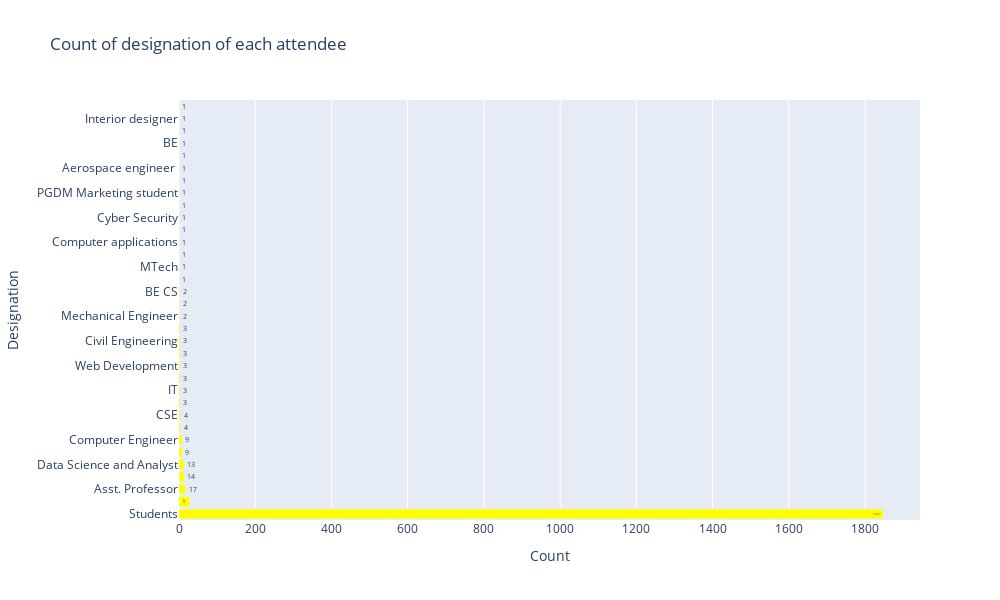

Notebook code cell kept with this figure:
### Code cell
college = cleaned_df['Designation'].value_counts().keys()
count = cleaned_df['Designation'].value_counts().values
labels = [str(val) for val in count]

fig = px.bar(y=college, x=count, text=labels, title='Count of designation of each attendee', template='plotly', color_discrete_sequence=['yellow'])

# Set the labels for the y-axis and x-axis
fig.update_xaxes(title_text='Count')
fig.update_yaxes(title_text='Designation')

fig.update_layout(width=1000, height=600)

# Show the plot
fig.show()

### Figure 1 — Plotly figure (JSON) as saved in the notebook; plotly's stock layout.template omitted (floating-point values rounded to 4 significant figures)
{"data": [{"alignmentgroup": "True", "hovertemplate": "x=%{x}<br>y=%{y}<br>text=%{text}<extra></extra>", "legendgroup": "", "marker": {"color": "yellow", "pattern": {"shape": ""}}, "name": "", "offsetgroup": "", "orientation": "h", "showlegend": false, "text": ["1847", "28", "17", "14", "13", "9", "9", "4", "4", "3", "3", "3", "3", "3", "3", "3", "2", "2", "2", "1", "1", "1", "1", "1", "1", "1", "1", "1", "1", "1", "1", "1", "1", "1"], "textposition": "auto", "type": "bar", "x": [1847, 28, 17, 14, 13, 9, 9, 4, 4, 3, 3, 3, 3, 3, 3, 3, 2, 2, 2, 1, 1, 1, 1, 1, 1, 1, 1, 1, 1, 1, 1, 1, 1, 1], "xaxis": "x", "y": ["Students", "Intern", "Asst. Professor", "Engineering ", "Data Science and Analyst", "HoD", "Computer Engineer", "B.Tech", "CSE", "Artificial intelligence", "IT", "Professor", "Web Development", "BE IT", "Civil Engineering", "Principal", "Mechanical Engineer", "Software Engineer", "BE CS", "IT Engineering", "MTech", "Research Scholar", "Computer applications", "Django", "Cyber Security", "MCA", "PGDM Marketing student", "SPC", "Aerospace engineer ", "Electrical Engineering", "BE", "Director T& P", "Interior designer", "Sr. Manager"], "yaxis": "y"}], "layout": {"barmode": "relative", "height": 600, "legend": {"tracegroupgap": 0}, "title": {"text": "Count of designation of each attendee"}, "width": 1000, "xaxis": {"anchor": "y", "autorange": true, "domain": [0, 1], "range": [0, 1944.0], "title": {"text": "Count"}, "type": "linear"}, "yaxis": {"anchor": "x", "autorange": true, "domain": [0, 1], "range": [-0.5, 33.5], "title": {"text": "Designation"}, "type": "category"}}}
